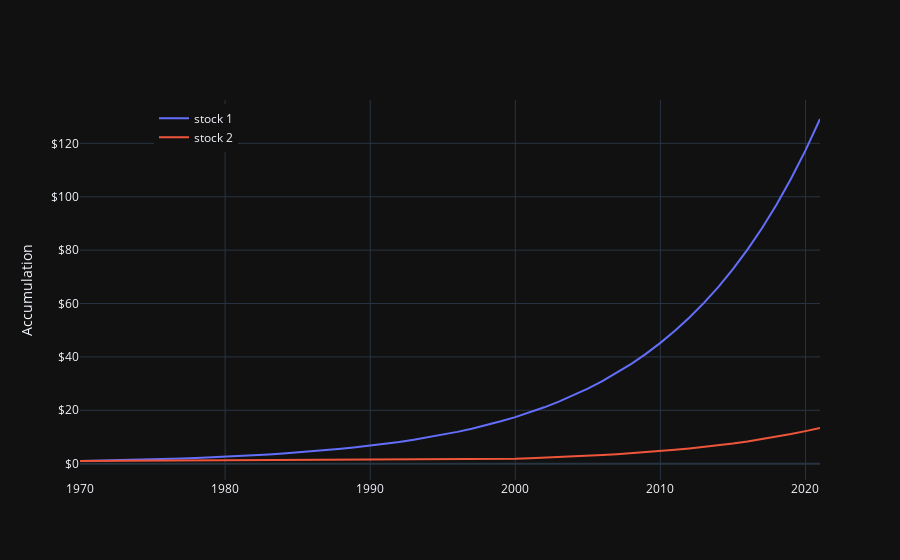

Write notebook code for a chart like this one.
### Code cell
r1 = np.cumprod([1] + 51*[1.1])
r2 = np.cumprod([1] + 30*[1.02] + 21*[1.1])
years = np.arange(1970, 2022)

trace1 = go.Scatter(
  x=years,
  y=r1,
  mode="lines",
  name="stock 1"
)

trace2 = go.Scatter(
  x=years,
  y=r2,
  mode="lines",
  name="stock 2"
)

fig = go.Figure()
fig.add_trace(trace1)
fig.add_trace(trace2)
string = "year %{x}<br>accum = %{y:.2f}"
fig.update_traces(hovertemplate=string)
fig.update_layout(
    template="plotly_dark",
    xaxis_title="",
    yaxis_title="Accumulation",
    yaxis_tickprefix="$", 
    yaxis_tickformat=",.0f",
    legend=dict(
        yanchor="top", 
        y=0.99, 
        xanchor="left", 
        x=0.1
    )
)

fig.show()

### Figure 1 — Plotly figure (JSON) as saved in the notebook; plotly's stock layout.template omitted (floating-point values rounded to 4 significant figures)
{"data": [{"hovertemplate": "year %{x}<br>accum = %{y:.2f}", "mode": "lines", "name": "stock 1", "type": "scatter", "x": [1970, 1971, 1972, 1973, 1974, 1975, 1976, 1977, 1978, 1979, 1980, 1981, 1982, 1983, 1984, 1985, 1986, 1987, 1988, 1989, 1990, 1991, 1992, 1993, 1994, 1995, 1996, 1997, 1998, 1999, 2000, 2001, 2002, 2003, 2004, 2005, 2006, 2007, 2008, 2009, 2010, 2011, 2012, 2013, 2014, 2015, 2016, 2017, 2018, 2019, 2020, 2021], "y": [1, 1.1, 1.21, 1.331, 1.464, 1.611, 1.772, 1.949, 2.144, 2.358, 2.594, 2.853, 3.138, 3.452, 3.797, 4.177, 4.595, 5.054, 5.56, 6.116, 6.727, 7.4, 8.14, 8.954, 9.85, 10.83, 11.92, 13.11, 14.42, 15.86, 17.45, 19.19, 21.11, 23.23, 25.55, 28.1, 30.91, 34.0, 37.4, 41.14, 45.26, 49.79, 54.76, 60.24, 66.26, 72.89, 80.18, 88.2, 97.02, 106.7, 117.4, 129.1]}, {"hovertemplate": "year %{x}<br>accum = %{y:.2f}", "mode": "lines", "name": "stock 2", "type": "scatter", "x": [1970, 1971, 1972, 1973, 1974, 1975, 1976, 1977, 1978, 1979, 1980, 1981, 1982, 1983, 1984, 1985, 1986, 1987, 1988, 1989, 1990, 1991, 1992, 1993, 1994, 1995, 1996, 1997, 1998, 1999, 2000, 2001, 2002, 2003, 2004, 2005, 2006, 2007, 2008, 2009, 2010, 2011, 2012, 2013, 2014, 2015, 2016, 2017, 2018, 2019, 2020, 2021], "y": [1, 1.02, 1.04, 1.061, 1.082, 1.104, 1.126, 1.149, 1.172, 1.195, 1.219, 1.243, 1.268, 1.294, 1.319, 1.346, 1.373, 1.4, 1.428, 1.457, 1.486, 1.516, 1.546, 1.577, 1.608, 1.641, 1.673, 1.707, 1.741, 1.776, 1.811, 1.992, 2.192, 2.411, 2.652, 2.917, 3.209, 3.53, 3.883, 4.271, 4.698, 5.168, 5.685, 6.253, 6.879, 7.567, 8.323, 9.155, 10.07, 11.08, 12.19, 13.4]}], "layout": {"legend": {"x": 0.1, "xanchor": "left", "y": 0.99, "yanchor": "top"}, "xaxis": {"title": {"text": ""}}, "yaxis": {"tickformat": ",.0f", "tickprefix": "$", "title": {"text": "Accumulation"}}}}
